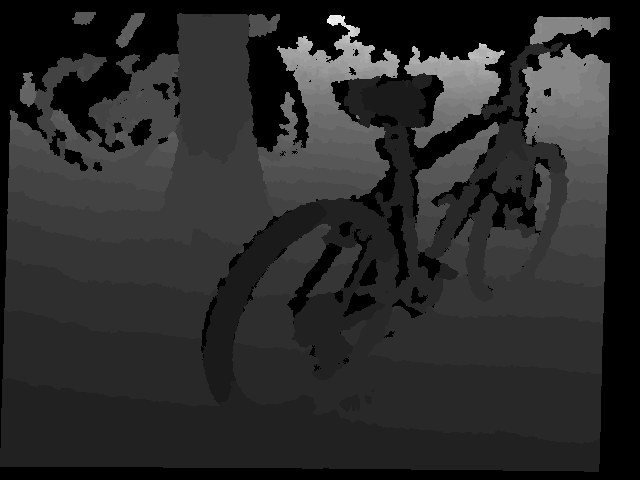
#> input picture data/redwood_3dscan_depth.png, 640 x 480 px
$ jupyter execute --allow-errors camera_projection.ipynb   (shell and % lines are left out)
#> lines starting #> are read from the running program, lines starting #| are printed output that depends on the picture; after the words box and inside, x2 and y2 are one past the last pixel; in counts of white or black regions, pixels touching at a corner belong together
### python/tutlibs/projection.py
import numpy as np
from typing import Tuple


def point_to_image(
    point_cloud: np.ndarray,
    height: int,
    width: int,
    fx: float,
    fy: float,
    cx: float,
    cy: float,
    rot_mat: np.ndarray,
    trans_mat: np.ndarray,
) -> Tuple[np.ndarray, np.ndarray]:
    """Project a point cloud to an image.

    Args:
        point_cloud: a point cloud, (N, 3)
        height: image height
        width: image width
        fx: a x focal length
        fy: a y focal length
        cx: a x principal point
        cy: a y principal point
        rot_mat: a rotation matrix for camera coordinate system
        trans_mat: a translation matrix for camera coordinate system

    Returns:
        img: a image, (H, W, 3)
        pixel_indices: a pixel indices corresponding to the point cloud, (N, 2)
    """

    img = np.full((height, width, 3), 255, dtype=np.int32)
    intrinsic_matrix = np.array([[fx, 0, cx], [0, fy, cy], [0, 0, 1]])

    rt_mat = np.concatenate([rot_mat, trans_mat[:, np.newaxis]], axis=1)
    pixel_coords = np.matmul(
        np.matmul(intrinsic_matrix, rt_mat),
        np.concatenate([point_cloud, np.full((len(point_cloud), 1), 1)], axis=1).T,
    ).T
    pixel_coords = pixel_coords[:, :2] / pixel_coords[:, 2][:, np.newaxis]
    pixel_coords = np.array([[width, height]]) - pixel_coords[:, :2]
    pixel_indices = np.ceil(pixel_coords).astype(np.int32)

    pixel_indices = pixel_indices[pixel_indices[:, 0] < width]
    pixel_indices = pixel_indices[pixel_indices[:, 0] >= 0]
    pixel_indices = pixel_indices[pixel_indices[:, 1] < height]
    pixel_indices = pixel_indices[pixel_indices[:, 1] >= 0]
    img[pixel_indices[:, 1], pixel_indices[:, 0]] = np.array([0, 0, 0], dtype=np.int32)

    return img, pixel_indices


def depth_to_point(
    depth_image: np.ndarray,
    fx: float,
    fy: float,
    cx: float,
    cy: float,
    S: float = 1,
):
    """Construct a point cloud from a depth image.

    Args:
        depth_image: a depth image, (H, W)
        fx: a x focal length
        fy: a y focal length
        cx: a x principal point
        cy: a y principal point
        S: skews

    Returns:
        a point cloud: (N, 3)
        a pixel indices corresponding to the point cloud: (N, 2)
    """

    img_y, img_x = depth_image.shape
    inverse_intrinsic_matrix = np.array(
        [
            [1 / fx, -S / (fx * fy), (S * cy - cx * fy) / (fx * fy), 0],
            [0, 1 / fy, -cy / fy, 0],
            [0, 0, 1, 0],
            [0, 0, 0, 1],
        ]
    )
    pixel_coords = (
        np.concatenate(
            [
                np.tile(np.arange(img_x)[:, np.newaxis, np.newaxis], (1, img_y, 1)),
                np.tile(np.arange(img_y)[np.newaxis, :, np.newaxis], (img_x, 1, 1)),
                np.full((img_x, img_y, 2), fill_value=1),
            ],
            axis=2,
        )
        .astype(np.float32)
        .reshape(-1, 4)
    )

    depths = depth_image.T.reshape(-1, 1)
    point_cloud = np.matmul(inverse_intrinsic_matrix, pixel_coords.T).T * depths
    pixel_indices = pixel_coords[:, :2].astype(np.int32)

    return point_cloud[:, :3], pixel_indices

### python/tutlibs/visualization.py
import numpy as np
import k3d
from typing import List

from tutlibs.utils import color_range_rgb_to_8bit_rgb, rgb_to_hex, single_color
from tutlibs.operator import gather


class JupyterVisualizer:
    def __init__(self) -> None:
        print("Note: this class is staticmethod only.")

    # [77 lines left out: functions display, line, not called in this run]

    @staticmethod
    def point(
        xyz: np.ndarray,
        colors: np.ndarray = None,
        color_range: List[float] = [0, 255],
        point_size: float = 0.01,
    ):
        """Create a point cloud object for visualizer.

        Args:
            xyz: XYZ positions (N, 3)
            colorts : RGB (N, 3) or color code (N)
            color_range: color value range for RGB (min, max color value)
            point_size: size of points on visualizer

        Note:
            N: number of points
        """
        # error check
        assert type(xyz) == np.ndarray
        assert type(colors) == np.ndarray or colors is None
        if colors is not None:
            assert len(colors.shape) in [
                1,
                2,
            ], "{}, Expected colors is rgb (N, 3) or color codes (N).".format(
                colors.shape
            )
            assert len(colors) == len(xyz)

        # xyz setup
        xyz = xyz.astype(np.float32)

        # color setup
        if colors is not None:
            # to 0 ~ 255 color range
            colors = color_range_rgb_to_8bit_rgb(colors, color_range)
            # to color code
            colors = rgb_to_hex(colors)
        else:
            colors = []

        obj_points = k3d.points(
            xyz, colors=colors, point_size=point_size, shader="flat"
        )
        return obj_points

    # [34 lines left out: functions voxel, mesh, not called in this run]


class JupyterVisualizerUtils:
    def __init__(self) -> None:
        print("Note: this class is staticmethod only.")

    # [58 lines left out: functions correspondence_line, normal_line, not called in this run]

### python/camera_projection.ipynb
# Camera projection
In this section, we introduce projection between a point cloud and an image.

## Image to points
This subsection intorduce a method to project a point cloud from a depth image.

The subsection tutorial use following code:

[cell 1]
import cv2
from tutlibs.projection import depth_to_point
from tutlibs.visualization import JupyterVisualizer as jv

[cell 2]
fx = fy = 525
cx = 319.5
cy = 239.5

depth_image = cv2.imread("../data/redwood_3dscan_depth.png", -1)
#> depth_image is the input picture: shape (480, 640) uint16; min 0, max 9870, mean 1719.5
point_cloud, _ = depth_to_point(depth_image, fx, fy, cx, cy)
#> (the rest of this cell did not finish here and is left out)

jv.display([obj_points])

## Points to image
This subsection intorduce a method to project a point cloud from a depth image.

The subsection tutorial use following code:

[cell 3]
import numpy as np
import matplotlib.pyplot as plt

from tutlibs.io import Points
from tutlibs.projection import point_to_image
from tutlibs.visualization import JupyterVisualizer as jv

[cell 4]
fx = fy = 525
cx = 319.5
cy = 239.5
height = 480
width = 640
translation_matrix = np.array([0,0,0], dtype=np.float32)
rotation_matrix = np.identity(3, dtype=np.float32)

# [6 lines of commented-out code are left out]

image, indices = point_to_image(point_cloud, height, width, fx, fy, cx, cy, rotation_matrix, translation_matrix)
#> in point_to_image, `pixel_indices = np.ceil(pixel_coords).astype(np.int32)`: pixel_indices = 307200 pairs, first value -2147483648 to 641, second value -2147483648 to 469
#> in point_to_image, `pixel_indices = pixel_indices[pixel_indices[:, 0] < width]`: pixel_indices = 307122 pairs, first value -2147483648 to 639, second value -2147483648 to 469
#> in point_to_image, `pixel_indices = pixel_indices[pixel_indices[:, 0] >= 0]`: pixel_indices = 230217 pairs, first value 31 to 639, second value 9 to 469
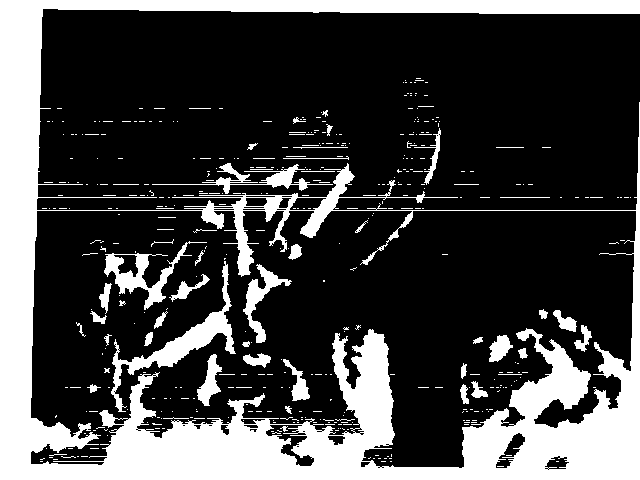
#> image: shape (480, 640, 3) int32; 26.5% white; 442 white regions (388 under 20 px), largest, box (x1, y1, x2, y2) and area: (0, 0, 640, 480) 68409, (111, 261, 236, 412) 2764, (104, 241, 207, 310) 1593
#> indices has the same summary as pixel_indices in point_to_image
plt.imshow(image)
plt.show()

[cell 5]
plt.imshow(depth_image)
plt.show()
